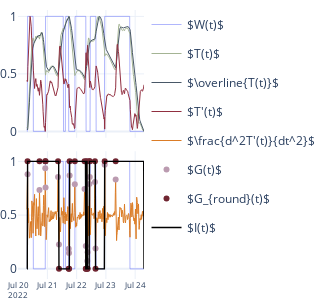

Notebook cell for this chart:
### Code cell
fig = make_subplots(rows=2, cols=1, shared_xaxes=True, vertical_spacing=0.05)

width_num = 1

fig.add_trace(go.Scatter(
    x=w3a.time,
    y=w3a.window_norm,
    legendgroup="window",
    mode='lines',
    line=dict(width=width_num),
    name=r"$W(t)$",
    opacity=0.5,
    marker_color=window_color,
), row = 1, col = 1)

fig.add_trace(go.Scatter(
    x=w3a.time,
    y=w3a.temp_norm, 
    mode='lines',
    line=dict(width=width_num),
    name=r"$T(t)$"
), row = 1, col = 1)

fig.add_trace(go.Scatter(
    x=w3a.time,
    y=w3a.smooth_series, 
    mode='lines',
    line=dict(width=width_num),
    name=r"$\overline{T(t)}$"
), row = 1, col = 1)

fig.add_trace(go.Scatter(
    x=w3a.time,
    y=w3a.dif, 
    mode='lines',
    line=dict(width=width_num),
    name=r"$T'(t)$"
), row = 1, col = 1)

# guesses-----------------
fig.add_trace(go.Scatter(x=w3a.time, y=w3a.window_norm, 
mode='lines',
line=dict(width=width_num),
legendgroup="window",
showlegend=False,
name=r"$W(t)$", 
opacity=0.5,
marker_color=window_color,
), row = 2, col = 1)


fig.add_trace(go.Scatter(x=w3a.time, y=w3a.deriv2,
name=r"$\frac{d^2T'(t)}{dt^2}$", 
mode='lines',
line=dict(width=width_num),
),
row = 2, col = 1)

fig.add_trace(go.Scatter(x=w3a.guess_times, y=w3a.guess_values, name=r"$G(t)$", 
mode='markers'),
row = 2, col = 1)

fig.add_trace(go.Scatter(x=w3a.guess_times, y=w3a.round_guesses, name=r"$G_{round}(t)$", 
mode='markers')
,row = 2, col = 1)

fig.add_trace(go.Scatter(x=w3a.interp_guess.index, y=w3a.interp_guess, 
name=r"$I(t)$", 
mode='lines',
line=dict(width=width_num*1.4, color="black"),)
,row = 2, col = 1)

fig.update_layout(
    margin=dict(l=0,r=0,b=0,t=10),
    width=290, height=300,
    xaxis2= dict(
    tickfont = dict(size=8))
    )

fig.write_image(f"../../summary/230613_buildsys/figs/method_ST.png", scale=4)

fig.show()

### Figure 1 — Plotly figure (JSON) as saved in the notebook; plotly's stock layout.template omitted (floating-point values rounded to 4 significant figures; data arrays with more than 128 entries replaced by an {"elided": "..."} marker saying what was removed)
{"data": [{"legendgroup": "window", "line": {"width": 1}, "marker": {"color": "#636EFA"}, "mode": "lines", "name": "$W(t)$", "opacity": 0.5, "type": "scatter", "x": {"elided": "385 str values"}, "xaxis": "x", "y": {"elided": "385 int values"}, "yaxis": "y"}, {"line": {"width": 1}, "mode": "lines", "name": "$T(t)$", "type": "scatter", "x": {"elided": "385 str values"}, "xaxis": "x", "y": {"elided": "385 float values"}, "yaxis": "y"}, {"line": {"width": 1}, "mode": "lines", "name": "$\\overline{T(t)}$", "type": "scatter", "x": {"elided": "385 str values"}, "xaxis": "x", "y": {"elided": "385 float values"}, "yaxis": "y"}, {"line": {"width": 1}, "mode": "lines", "name": "$T'(t)$", "type": "scatter", "x": {"elided": "385 str values"}, "xaxis": "x", "y": {"elided": "385 float values"}, "yaxis": "y"}, {"legendgroup": "window", "line": {"width": 1}, "marker": {"color": "#636EFA"}, "mode": "lines", "name": "$W(t)$", "opacity": 0.5, "showlegend": false, "type": "scatter", "x": {"elided": "385 str values"}, "xaxis": "x2", "y": {"elided": "385 int values"}, "yaxis": "y2"}, {"line": {"width": 1}, "mode": "lines", "name": "$\\frac{d^2T'(t)}{dt^2}$", "type": "scatter", "x": {"elided": "385 str values"}, "xaxis": "x2", "y": {"elided": "385 float values"}, "yaxis": "y2"}, {"mode": "markers", "name": "$G(t)$", "type": "scatter", "x": ["2022-07-20T07:45:00", "2022-07-20T17:30:00", "2022-07-20T22:15:00", "2022-07-20T22:30:00", "2022-07-21T08:45:00", "2022-07-21T09:30:00", "2022-07-21T17:30:00", "2022-07-21T17:45:00", "2022-07-21T18:15:00", "2022-07-21T22:30:00", "2022-07-22T06:30:00", "2022-07-22T07:30:00", "2022-07-22T07:45:00", "2022-07-22T08:15:00", "2022-07-22T08:45:00", "2022-07-22T09:00:00", "2022-07-22T10:30:00", "2022-07-22T10:45:00", "2022-07-22T15:00:00", "2022-07-22T15:30:00", "2022-07-22T23:00:00", "2022-07-23T08:00:00"], "xaxis": "x2", "y": [0.8804, 0.7329, 0.9362, 0.7567, 0.8553, 0.2272, 0.1867, 0.1484, 0.8689, 0.7876, 0.7422, 0.2133, 0, 1, 0.07284, 0.154, 0.7885, 0.8537, 0.8082, 0.1906, 0.9675, 0.8309], "yaxis": "y2"}, {"mode": "markers", "name": "$G_{round}(t)$", "type": "scatter", "x": ["2022-07-20T07:45:00", "2022-07-20T17:30:00", "2022-07-20T22:15:00", "2022-07-20T22:30:00", "2022-07-21T08:45:00", "2022-07-21T09:30:00", "2022-07-21T17:30:00", "2022-07-21T17:45:00", "2022-07-21T18:15:00", "2022-07-21T22:30:00", "2022-07-22T06:30:00", "2022-07-22T07:30:00", "2022-07-22T07:45:00", "2022-07-22T08:15:00", "2022-07-22T08:45:00", "2022-07-22T09:00:00", "2022-07-22T10:30:00", "2022-07-22T10:45:00", "2022-07-22T15:00:00", "2022-07-22T15:30:00", "2022-07-22T23:00:00", "2022-07-23T08:00:00"], "xaxis": "x2", "y": [1, 1, 1, 1, 1, 0, 0, 0, 1, 1, 1, 0, 0, 1, 0, 0, 1, 1, 1, 0, 1, 1], "yaxis": "y2"}, {"line": {"color": "black", "width": 1.4}, "mode": "lines", "name": "$I(t)$", "type": "scatter", "x": {"elided": "385 str values"}, "xaxis": "x2", "y": {"elided": "385 int values"}, "yaxis": "y2"}], "layout": {"height": 300, "margin": {"b": 0, "l": 0, "r": 0, "t": 10}, "width": 290, "xaxis": {"anchor": "y", "domain": [0, 1], "matches": "x2", "showticklabels": false}, "xaxis2": {"anchor": "y2", "domain": [0, 1], "tickfont": {"size": 8}}, "yaxis": {"anchor": "x", "domain": [0.525, 1]}, "yaxis2": {"anchor": "x2", "domain": [0, 0.475]}}}
